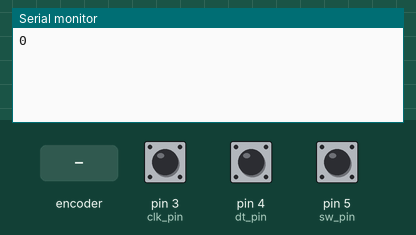
This sketch was run on a simulated Arduino Uno, built with avr-gcc and run on an emulated ATmega328P. Parts: the last lines printed to the serial monitor. Inputs (shaded band) come from the test bench; at power-on: pin 5 (sw_pin) HIGH, pin 3 (clk_pin) HIGH, pin 4 (dt_pin) HIGH.

Above: at 1.4 s.
1.5 s: pin 5 (sw_pin) pulled LOW for 0.15 s
At 2.4 s:
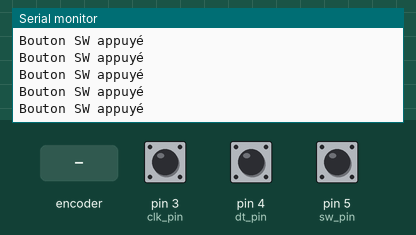
3.1 s: rotary encoder on pin 3 (clk_pin) / pin 4 (dt_pin) turned 1 step (first pin leading)
At 3.6 s:
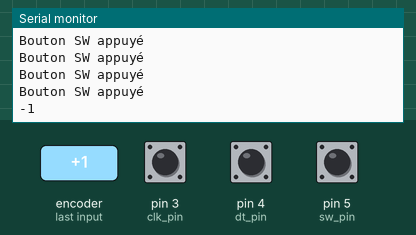
4.8 s: rotary encoder on pin 3 (clk_pin) / pin 4 (dt_pin) turned 1 step (first pin leading)
At 6.0 s:
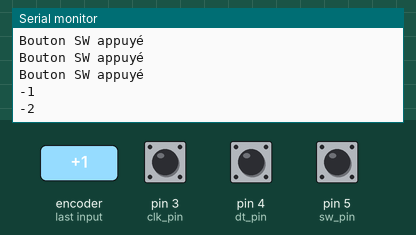
6.5 s: pin 5 (sw_pin) driven LOW
At 7.2 s:
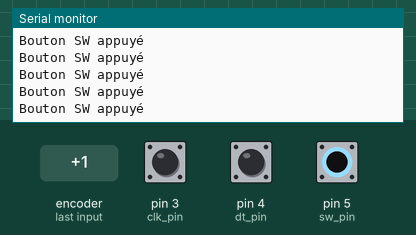
9.5 s: rotary encoder on pin 3 (clk_pin) / pin 4 (dt_pin) turned 1 step (first pin leading)
12.7 s: rotary encoder on pin 3 (clk_pin) / pin 4 (dt_pin) turned 1 step (first pin leading)
Timing chart, 0 to 15.7 s (numbered marks = the images above; inputs shaded):
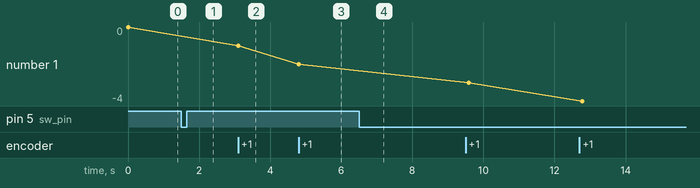

Measured:
- after the input at 1.5 s, the serial monitor: prints a new line at once (image 1)
- after the input at 3.1 s, the serial monitor: prints a new line at once (image 2)
- after the input at 4.8 s, the serial monitor: prints a new line at once (image 3)
- after the input at 6.5 s, the serial monitor: prints a new line at once (image 4)
- plotted number 1: 0 → -1 after the input at 3.1 s, -1 → -2 after the input at 4.8 s, -2 → -3 after the input at 9.5 s, -3 → -4 after the input at 12.7 s

The sketch:

rotary_encoder.ino
```cpp
#define sw_pin  5
#define dt_pin  4
#define clk_pin 3

int compteur = 0;

int etatPrecedentLigneSW;
int etatPrecedentLigneCLK;

void setup() {
    Serial.begin(9600);

    // pinMode(sw_pin, INPUT);         // à remplacer par :
    pinMode(sw_pin, INPUT_PULLUP);

    pinMode(dt_pin, INPUT);
    pinMode(clk_pin, INPUT);

    etatPrecedentLigneSW  = digitalRead(sw_pin);
    etatPrecedentLigneCLK = digitalRead(clk_pin);

    Serial.println(compteur);

    delay(200);
}

void loop() {
    int etatActuelDeLaLigneCLK = digitalRead(clk_pin);
    int etatActuelDeLaLigneSW  = digitalRead(sw_pin);
    int etatActuelDeLaLigneDT  = digitalRead(dt_pin);

    if(etatActuelDeLaLigneSW != etatPrecedentLigneSW) {
        if(etatActuelDeLaLigneSW == LOW)  Serial.println(F("Bouton SW appuyé"));
        else                              Serial.println(F("Bouton SW relâché"));
        delay(10);
    }
    if(etatActuelDeLaLigneCLK != etatPrecedentLigneCLK) {
      etatPrecedentLigneCLK = etatActuelDeLaLigneCLK;
      if(etatActuelDeLaLigneCLK == LOW) {
        if(etatActuelDeLaLigneCLK != etatActuelDeLaLigneDT) {
            compteur--;
            Serial.println(compteur);
        }
        else {
            compteur++;
            Serial.println(compteur);
        }
        delay(7);
      }
    }
}
```
